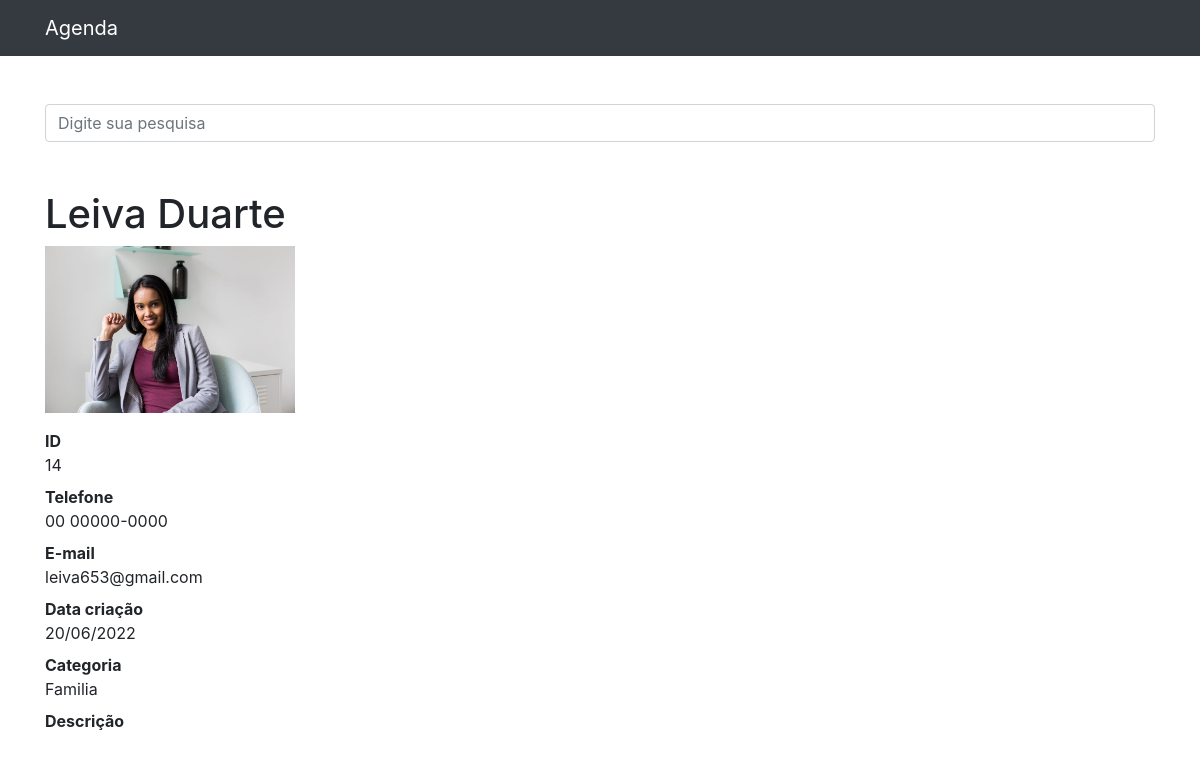
The page /14 on the database its author committed.
### contatos/models.py (models this page shows, shortened)
class Contato(models.Model):
    nome = models.CharField(max_length=35)
    sobrenome = models.CharField(max_length=35, blank=True)
    telefone = models.CharField(max_length=20)
    email = models.CharField(max_length=100, blank=True)
    data_criacao = models.DateTimeField(default=timezone.now)
    descricao = models.TextField(blank=True)
    categoria = models.ForeignKey(Categoria, on_delete=models.DO_NOTHING)
    mostrar = models.BooleanField(default=True)
    foto = models.ImageField(blank=True, upload_to='fotos/%Y/%m/')

class Categoria(models.Model):
    nome = models.CharField(max_length=255)
    def __str__(self):
        return self.nome

### contatos/views.py (the view)
# urls.py: path('<int:contato_id>', views.detalhes, name='detalhes'),
def detalhes(request, contato_id):
    contato = get_object_or_404(Contato, id=contato_id)
    if not contato.mostrar:
        raise Http404()
    return render(request, 'contatos/detalhes.html', {
        'contato': contato
    })

### contatos/templates/contatos/detalhes.html (shortened to what this page needs)
{% extends 'base.html' %}
{%block 'conteudo'%}
<h1 class="mt-5">{{ contato.nome }} {{ contato.sobrenome }}</h1>
{% if contato.foto %}
    <p>
        <img src="{{ contato.foto.url }}" style="max-width: 250px; height: auto;">
    </p>
{% endif %}
<dl>
    <dt>ID</dt>
    <dd>{{ contato.id }}</dd>
    <dt>Telefone</dt>
    <dd>{{ contato.telefone }}</dd>
    <dt>E-mail</dt>
    <dd>{{ contato.email }}</dd>
    <dt>Data criação</dt>
    <dd>{{ contato.data_criacao|date:'d/m/Y'}}</dd>
    <dt>Categoria</dt>
    <dd>{{ contato.categoria }}</dd>
    <dt>Descrição</dt>
</dl>
{%endblock%}

### rows shown on the page
Contato: nome "Leiva", sobrenome "Duarte", foto (picture), id "14", telefone "00 00000-0000", email "leiva653@gmail.com", data_criacao "20/06/2022", categoria "Familia"
